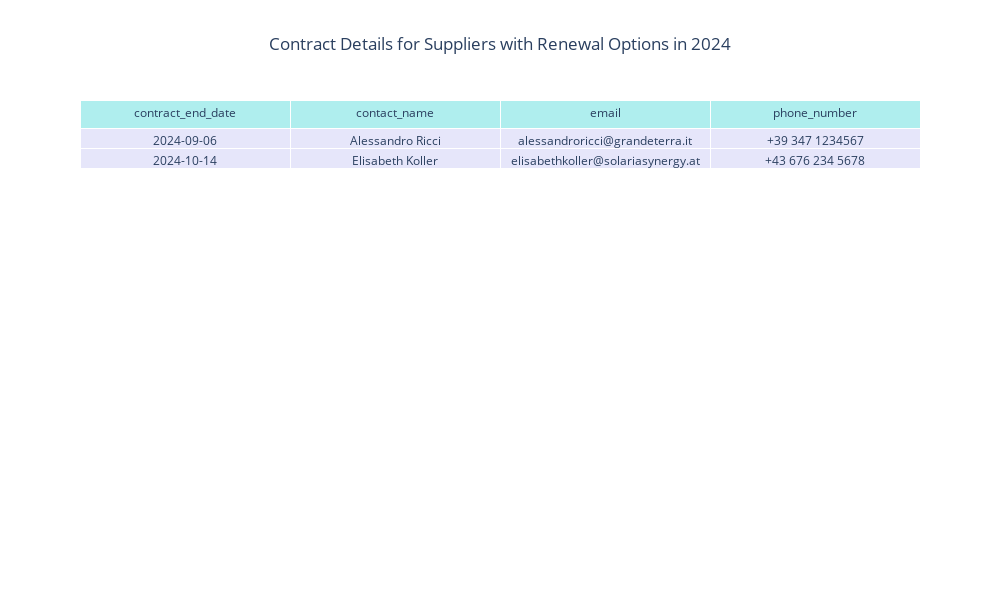

The notebook cell saved with this chart:
### Code cell
fig = go.Figure(data=[go.Table(
    header=dict(values=list(df.columns),
                fill_color='paleturquoise',
                align='center'),
    cells=dict(values=[df[col] for col in df.columns],
               fill_color='lavender',
               align='center',
               height=20)
)])
fig.update_layout(
    title='Contract Details for Suppliers with Renewal Options in 2024',
    title_x=0.5,
    width=1000,
    height=600
)

fig.write_image(output_dir /"contract_data_table.png", 
                width=1000,
                height=250)


fig.show()

### Figure 1 — Plotly figure (JSON) as saved in the notebook; plotly's stock layout.template omitted (floating-point values rounded to 4 significant figures)
{"data": [{"cells": {"align": "center", "fill": {"color": "lavender"}, "height": 20, "values": [["2024-09-06", "2024-10-14"], ["Alessandro Ricci", "Elisabeth Koller"], ["alessandroricci@grandeterra.it", "elisabethkoller@solariasynergy.at"], ["+39 347 1234567", "+43 676 234 5678"]]}, "header": {"align": "center", "fill": {"color": "paleturquoise"}, "values": ["contract_end_date", "contact_name", "email", "phone_number"]}, "type": "table"}], "layout": {"height": 600, "title": {"text": "Contract Details for Suppliers with Renewal Options in 2024", "x": 0.5}, "width": 1000}}
